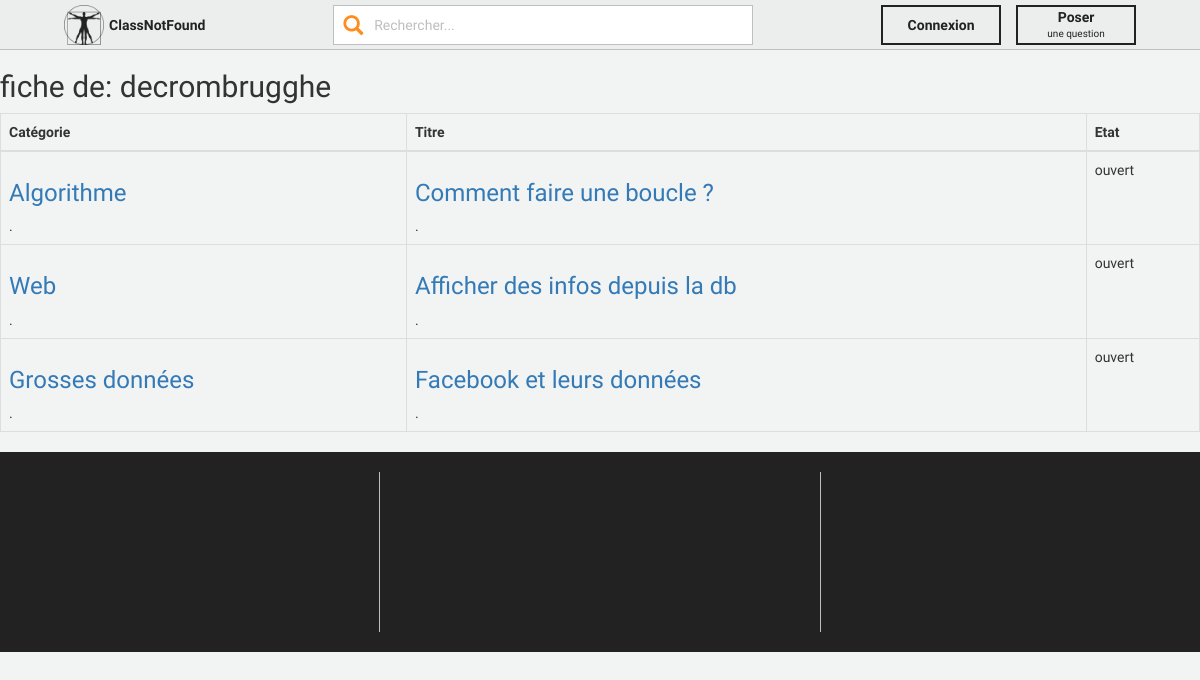
/user/decrombrugghe, run on an earlier commit of the app's database.
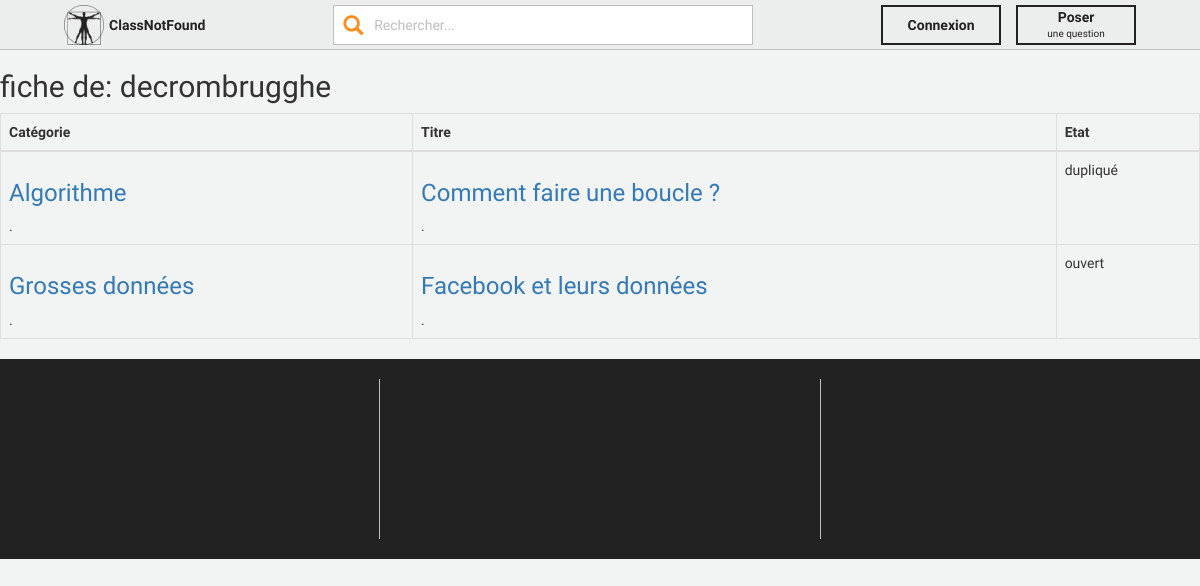
And on a later commit of the database.
### tables this page shows
CREATE TABLE `users` (
  `user_id` int(11) NOT NULL,
  `name` varchar(255) NOT NULL,
  `firstname` varchar(255) NOT NULL,
  `username` varchar(255) NOT NULL,
  `email` varchar(255) NOT NULL,
  `passwd` varchar(255) NOT NULL,
  `isLocked` tinyint(4) NOT NULL DEFAULT '0' COMMENT '{0, 1}',
  `isAdmin` tinyint(4) NOT NULL DEFAULT '0' COMMENT '{0, 1}'
);

CREATE TABLE `questions` (
  `question_id` int(11) NOT NULL,
  `title` varchar(255) NOT NULL,
  `category_id` int(11) NOT NULL,
  `subject` varchar(255) NOT NULL,
  `creation_date` datetime NOT NULL,
  `state` char(1) NOT NULL DEFAULT 'o' COMMENT '{‘o’, ’s’, ‘d’}',
  `user_id` int(11) NOT NULL,
  `referer_question_id` int(11) DEFAULT NULL,
  `correct_answer_id` int(11) DEFAULT NULL
);

CREATE TABLE `categories` (
  `category_id` int(11) NOT NULL,
  `name` varchar(255) NOT NULL,
  `link_referer` varchar(255) DEFAULT NULL
);

### models/classes/Db.class.php (called while the page is built, shortened)
<?php
	class Db {
		private $_db;
		private function __construct() {
			$ini_array = parse_ini_file(PATH_MODELS."config.ini", true);
			$config['host'] = $ini_array['db']['host'];
			$config['dbname'] = $ini_array['db']['name'];
			$config['user'] = $ini_array['db']['user'];
			$config['pass'] = $ini_array['db']['passwd'];
			$pdo_options = array(PDO::ATTR_ERRMODE => PDO::ERRMODE_EXCEPTION,
				PDO::MYSQL_ATTR_INIT_COMMAND => 'SET NAMES utf8');
			try {
				$this->_db = new PDO('mysql:host='.$config['host'].';dbname='.$config['dbname'], $config['user'], $config['pass'], $pdo_options);
			} catch (Exception $e) {
				exit('Error : '.$e->getMessage());
			}
		}
		public function getCategoryById($category_id){
            $request = $this->_db->prepare("SELECT c.name,c.link_referer FROM class_not_found.categories c WHERE c.category_id = :category_id");
            $request->bindValue("category_id",$category_id,PDO::PARAM_INT);
            $request->execute();
		    $cat = $request->fetch();
			return $cat;
		}
        public function getQuestionsUser($userID){
            $request= $this->_db->prepare("SELECT q.*
							FROM class_not_found.questions q
							WHERE q.user_id=:userID
	  					ORDER BY q.creation_date DESC");
            $request->bindValue("userID",$userID,PDO::PARAM_INT);
            $request->execute();
            $quests =  $request->fetchAll();
			return $quests;
        }
        public function getUser($username) {
            $request = $this->_db->prepare("SELECT * FROM class_not_found.users u WHERE u.username = :username");
            $request->bindValue('username', $username, PDO::PARAM_STR);
            $request->execute();
            $user = $request->fetch();
            $user = new User($user['user_id'], $user['name'], $user['firstname'], $user['username'], $user['email'], $user['passwd'], $user['isLocked'], $user['isAdmin']);
	        return $user;
        }
	}

### models/classes/User.class.php (called while the page is built, shortened)
<?php
	class User {
	    private $_id;
	    private $_username;
		public function __construct($_id, $_name, $_firstname, $_username, $_email, $_passwd, $_isLocked, $_isAdmin) {
			$this->_id = $_id;
			$this->_username = $_username;
		}
		public function getId() {
			return $this->_id;
		}
		public function getUsername() {
			return $this->_username;
		}
	}

### models/classes/GlobalFunctions.class.php (called while the page is built, shortened)
<?php
	class GlobalFunctions {
		public function clean($string) {
			$string = strtolower($string);
			$string = str_replace(' ', '-', $string);
			$string = iconv('utf-8','ASCII//IGNORE//TRANSLIT', $string);
			$string = preg_replace('/[^A-Za-z0-9\-]/', '', $string);
			return rtrim($string,"- ");
		}
	}

### views/user.php (the view, shortened to what this page needs)
<div class="user">
    <h2>fiche de: <?php echo $this->_user->getUsername(); ?></h2>
    <p>
        <table class="table table-bordered">
        <thead>
        <tr>
            <th>Catégorie</th>
            <th>Titre</th>
            <th>Etat</th>
        </tr>
        </thead>
        <tbody>
        <?php
            foreach($this->_questions as $i =>$question){
                echo'<tr>';
                echo'<td><a href="/category/' .$this->_global['db']->getCategoryById($question['category_id'])['link_referer']. '"><h3>' . $this->_global['db']->getCategoryById($question['category_id'])['name']. '</h3></a>.</td>';
                echo'<td><a href="/question/' .$question['question_id'].'/'.$this->_global['fn']->clean($question['title']) . '"><h3>' . $question['title'] . '</h3></a>.</td>';
                echo '<td>'.(($question['state']==='o') ? 'ouvert':(($question['state']==='d')?'dupliqué':'résolu')).'</td>';
                echo'</tr>';
            }
        ?>
        </tbody>
    </table>
</div>

### views/global/head.php (shortened to what this page needs)
<!DOCTYPE html>
<html lang="fr">
    <head>
        <link rel="stylesheet" type="text/css" href="<?php echo PATH_ASSETS."css/menu.css"?>">
        <link rel="stylesheet" type="text/css" href="<?php echo PATH_ASSETS."css/footer.css"?>">
        <link rel="stylesheet" href="https://use.fontawesome.com/releases/v5.0.13/css/all.css">
        <link rel="stylesheet" type="text/css" href="<?php echo PATH_ASSETS; ?>bootstrap/css/bootstrap.min.css">

### index.php (shortened to what this page needs)
<?php
	require_once (PATH_VIEWS."global/head.php");
	switch ($_GET['page']) {
		case "user" :
			$page = pageUser($global);
			break;
	}
	require_once (PATH_VIEWS."global/menu.php");
	$page->run();
	require_once (PATH_VIEWS."global/footer.php");
	function pageUser($global) {
		require_once (PATH_CONTROLLERS."userController.php");
		try {
			return new userController($global);
		} catch (Error $error) {
			return pageError($global, $error->getMessage(), $error->getCode());
		}
	}

### views/heads/userHead.php (shortened to what this page needs)
</head>
<body>

### views/global/menu.php (shortened to what this page needs)
<header>
    <div class="head-navbar">
        <div class="logo">
            <img alt="logo" src="<?php echo PATH_ASSETS."images/iconeGrey.png" ?>">
            <div class="name">
                <a href="/">ClassNotFound</a>
            </div>
        </div>
        <div class="search-box">
            <form id="search-bar" method="GET" action="/search" >
                <button class="submit-search" type="submit">
                    <span class="glyphicon glyphicon-search"></span>
                </button>
                <input name="key" class="search" type="text" placeholder="Rechercher..." autocomplete="off" required>
            </form>
        </div>
        <div class="menu-buttons">
            <button class="account">
		        <?php
			        if (isset($_SESSION['isConnected']) && $_SESSION['isConnected']) {
				        $user = unserialize($_SESSION['user']);
				        echo '<a href="/logout">Déconnexion</a><span class="connected-user">'.$user->getUsername().'</span>';
			        }
			        else echo '<a href="/login">Connexion</a>';
		        ?>
            </button>
            <button class="ask">
                <a href="/question/add">Poser</a><span class="ask-question">une question</span>
            </button>
        </div>
    </div>
</header>

### controllers/userController.php (shortened to what this page needs)
<?php
	class userController {
		public function __construct($global) {
			$this->_global = $global;
			if ($_GET['username'] === "all") {
				if (!isset($_SESSION['isConnected']) || !$_SESSION['isConnected'] || !$_SESSION['isAdmin']) {
					throw new Error("Vous n'avez pas accès à cette page...","403");
				}
				$this->_allUsers = $this->_global['db']->getAllUsers();
			} else {
				$this->_user = $this->_global['db']->getUser($_GET['username']);
				$this->_questions=$this->_global['db']->getQuestionsUser($this->_user->getId());
			}
			require_once (PATH_VIEWS."heads/userHead.php");
		}
		public function run() {
            if($_GET['username'] === "all") require_once (PATH_VIEWS."users.php");
            else {
	            require_once (PATH_VIEWS."user.php");
            }
		}
	}

### views/global/footer.php (shortened to what this page needs)
        <footer>
        </footer>
    </body>
</html>

### views/css/menu.css (style rules this page uses)
body { padding: 0; padding-top: 50px; margin: 0; outline: 0 !important; font-family: 'Comfortaa', cursive !important; background: #F2F3F3 !important; user-select: none; }
header { width: 100%; height: 50px; background: #222222; z-index: 9999; position: fixed; top: 0; }
.head-navbar { height: 50px; width: 100%; background: #eceded !important; color: #222222; display: flex; align-items: center; justify-content: space-around; border-bottom: 1px #bfbfbf solid; }
.logo { height: 100%; display: flex; flex-direction: row; align-items: center; }
.logo .name { display: flex; align-items: center; height: 100%; }
.logo a, .logo a:visited { font-weight: bold; color : #222222 !important; }
.logo img { margin-right: 5px; height: 40px; }
.search-box { height: 40px; width: 35%; }
.search-box form { display: flex; flex-direction: row; height: 40px; align-items: center; }
.search-box .search { width: 100%; height: 100%; border: 1px #bfbfbf solid; padding-left: 40px; color: #ff8d1c; outline: 0; }
.search-box .search::placeholder { color: #bfbfbf; }
.search-box .submit-search { width: 0; height: 20px; padding: 0; font-size: 20px; color: #ff8d1c; transform: translateX(10px); border: none; background: none; }
.search-box .submit-search .glyphicon { transform: rotate(0deg); transition: 0.3s ease; }
.search-box .submit-search span { top: -1px; }
.account, .ask { height: 40px; width: 120px; background: none; border: 2px #222222 solid; color: #222222; transition: 0.5s ease; outline: none; display: flex; flex-direction: column; align-items: center; justify-content: center; }
.account .connected-user, .ask .ask-question { font-size: 10px; }
.account a, .account a:focus, .account a:active, .account a:visited, .ask a, .ask a:focus, .ask:active, .ask:visited { font-weight: bold; color: #222222; text-decoration: none !important; transition: 0.5s ease; }
.menu-buttons { display: flex; }
.menu-buttons button:first-child { margin-right: 15px; }

### views/css/footer.css (style rules this page uses)
footer { width: 100%; height: 200px; background: #222222; color: #F2F3F3; display: flex !important; flex-direction: row; padding: 20px 50px; justify-content: space-around; }

What changed in the data, as far as the page shows it:
removed questions: category.name "Web", title "Afficher des infos depuis la db", state "ouvert"
changed questions "Comment faire une boucle ?": state "ouvert" → "dupliqué"
